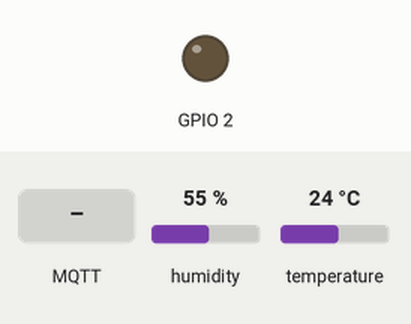
A sketch run on a simulated ESP8266 (NodeMCU). On the bench: output pins drawn as LEDs (lit = HIGH). Inputs (shaded band) come from the test bench; at power-on: humidity 55 %, temperature 24 °C. WiFi joins after 1.5 s; servers stay silent unless stated; no MQTT or app messages arrive unless stated; what the sketch prints to the serial monitor is not drawn.

Above: at 2.7 s.
2.8 s: MQTT message "0" arrives on the first subscribed topic
At 3.8 s:
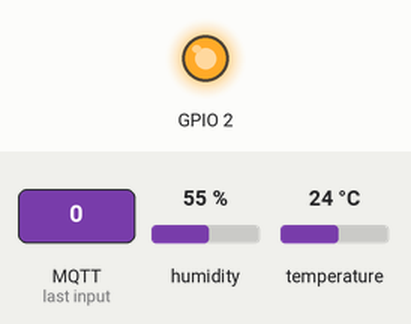
5.0 s: MQTT message "1" arrives on the first subscribed topic
At 6.8 s:
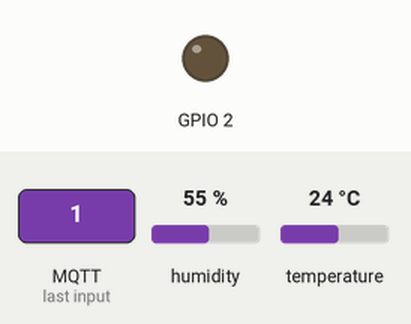
11.0 s: MQTT message "2" arrives on the first subscribed topic
At 12.1 s:
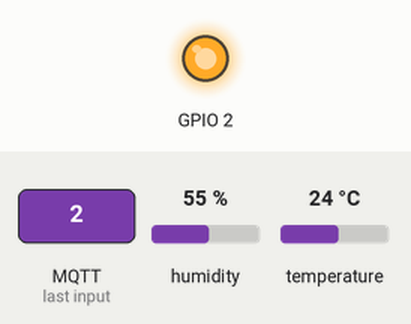
Timing chart, 0 to 14.0 s (numbered marks = the images above; inputs shaded):
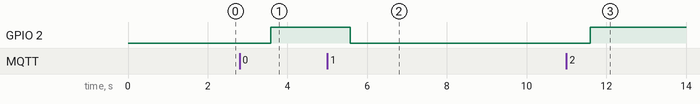

Measured:
- after the input at 2.8 s, GPIO 2: LOW → HIGH after 0.78 s
- after the input at 5.0 s, GPIO 2: HIGH → LOW after 0.58 s
- after the input at 11.0 s, GPIO 2: LOW → HIGH after 0.60 s

The sketch:

Mqtt_Esp8266_Dhtv2.ino
```cpp
//Thank you commuity for your help,obviously i'm a beginner and I hope this helps you but really all I did was use two awesome libraries DHT and PubSubclient
//then combine the two great examples DHT_TEST and PubSubclient example mqtt_esp8266 and alter how I packed up for publishing
//the tricky part for me was figuring out how to convert from a float supported by DHT.h to the string supported by PubSubclient see last section of code for that
//This will publish the temperature and humidity from your DHT sensor connected to your ESP8266 to an Mqtt broker, I am using Mosquitto.

#include <ESP8266WiFi.h>
#include <PubSubClient.h>
#include "DHT.h"


DHT dht;
WiFiClient espClient;
PubSubClient client(espClient);
long lastMsg = 0;
int value = 0;

// Configure your network here

const char* ssid = "XXXXXX"; ///UPDATE with your network
const char* password = "XXXXX"; ///Your password
const char* mqtt_server = "XXXXXX"; ///your URL or IP address

// Variables for printing temp and humidity

String temp_str; //see last code block below use these to convert the float that you get back from DHT to a string =str
String hum_str;
char temp[50];
char hum[50];

//setting up Wifi didn't change this from the example PubSubclient example mqtt_esp8266

void setup_wifi() {

  delay(10);
  // We start by connecting to a WiFi network
  Serial.println();
  Serial.print("Connecting to ");
  Serial.println(ssid);

  WiFi.begin(ssid, password);

  while (WiFi.status() != WL_CONNECTED) {
    delay(500);
    Serial.print(".");
  }

  Serial.println("");
  Serial.println("WiFi connected");
  Serial.println("IP address: ");
  Serial.println(WiFi.localIP());
}

void callback(char* topic, byte* payload, unsigned int length) {
  Serial.print("Message arrived [");
  Serial.print(topic);
  Serial.print("] ");
  for (int i = 0; i < length; i++) {
    Serial.print((char)payload[i]);
  }
  Serial.println();

  // Switch on the LED if an 1 was received as first character
  if ((char)payload[0] == '1') {
    digitalWrite(BUILTIN_LED, LOW);   // Turn the LED on (Note that LOW is the voltage level
    // but actually the LED is on; this is because
    // it is acive low on the ESP-01)
  } else {
    digitalWrite(BUILTIN_LED, HIGH);  // Turn the LED off by making the voltage HIGH
  }

}

void reconnect() {
  // Loop until we're reconnected
  while (!client.connected()) {
    Serial.print("Attempting MQTT connection...");
    // Attempt to connect
    if (client.connect("ESP8266Client")) {
      Serial.println("connected");
      // Once connected, publish an announcement...
      client.publish("outTopic", "hello world");
      // ... and resubscribe
      client.subscribe("inTopic");
    } else {
      Serial.print("failed, rc=");
      Serial.print(client.state());
      Serial.println(" try again in 5 seconds");
      // Wait 5 seconds before retrying
      delay(5000);
    }
  }
}


void setup()
{
pinMode(BUILTIN_LED, OUTPUT);     // Initialize the BUILTIN_LED pin as an output
  Serial.begin(115200);
  setup_wifi();
  client.setServer(mqtt_server, 1883);
  client.setCallback(callback);
  Serial.println();
  Serial.println("Status\tHumidity (%)\tTemperature (C)\t(F)");  //debug serial print


// Call out your data pin for your DHT sensor here

dht.setup(13);

//
}

//--(end setup )---


void loop()
{
  if (!client.connected()) {
    reconnect();
  }
  client.loop();
delay(dht.getMinimumSamplingPeriod());

//this is where you get the data from the sensor

  float humidity = dht.getHumidity();
  float temperature = dht.getTemperature();
  float ftemp = dht.toFahrenheit(temperature);

//Using Serial print to debug

  Serial.print(dht.getStatusString());
  Serial.print("\t");
  Serial.print(humidity, 1);
  Serial.print("\t\t");
  Serial.print(temperature, 1);
  Serial.print("\t\t");
  Serial.println(dht.toFahrenheit(temperature), 1);


//counter for the messages, see if I am missing any on the Mqtt broker

  long now = millis();
  if (now - lastMsg > 2000) {
    lastMsg = now;
    ++value;

//Preparing for mqtt send

    temp_str = String(ftemp); //converting ftemp (the float variable above) to a string
    temp_str.toCharArray(temp, temp_str.length() + 1); //packaging up the data to publish to mqtt whoa...

    hum_str = String(humidity); //converting Humidity (the float variable above) to a string
    hum_str.toCharArray(hum, hum_str.length() + 1); //packaging up the data to publish to mqtt whoa...

    Serial.print("Publish message: ");//all of these Serial prints are to help with debuging

    client.publish("Workshop Temperature", temp); //money shot
    client.publish("Workshop Humidity", hum);
  }

}
```
